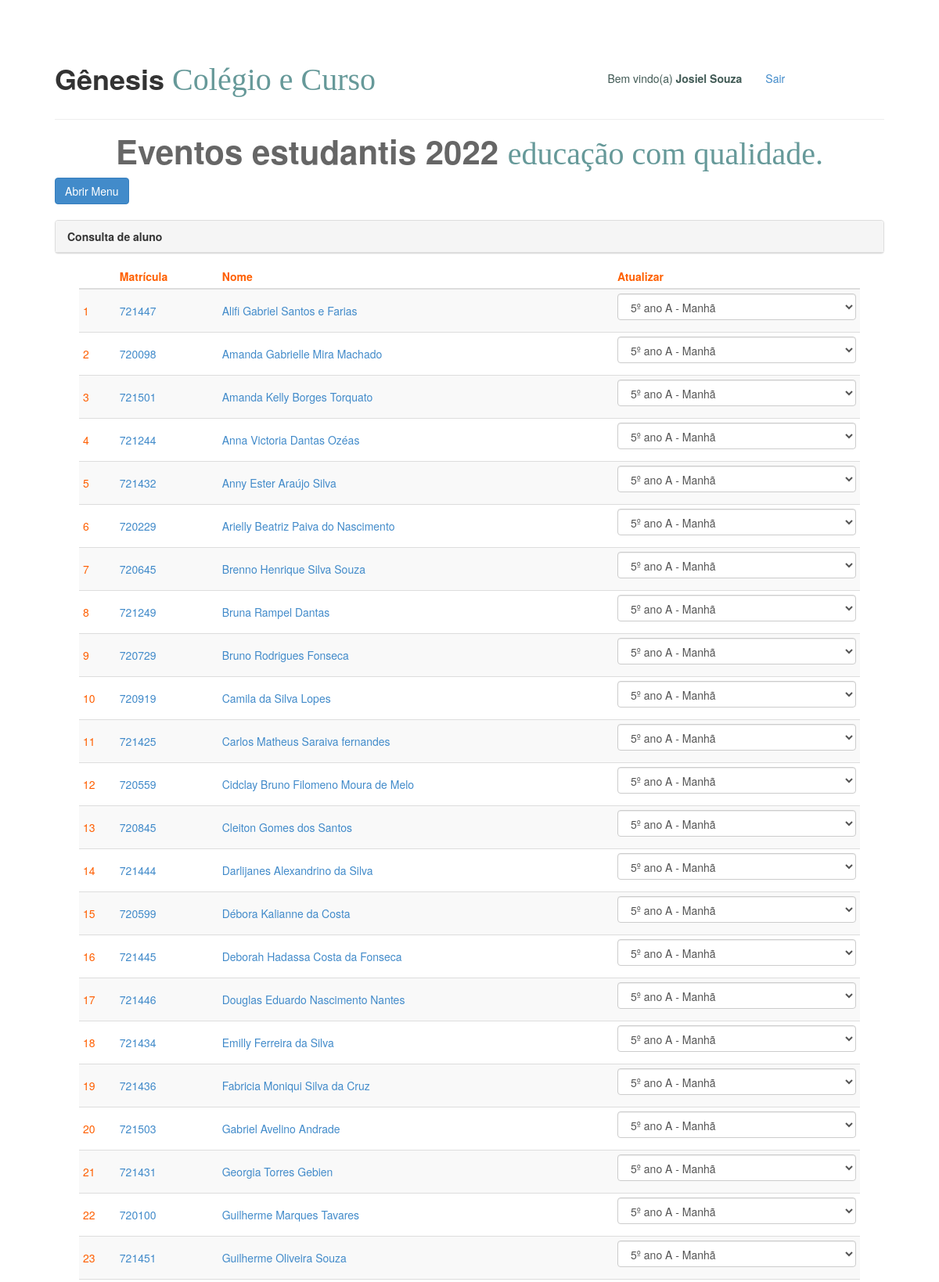
/eventos/listarturma.php?codturma=6 (signed in, upper part), run on the app's committed database.
### tables this page shows
CREATE TABLE `usuario` (
  `id_usuario` int(11) NOT NULL,
  `nome_usuario` varchar(200) NOT NULL,
  `login_usuario` int(20) NOT NULL,
  `senha_usuario` varchar(100) NOT NULL,
  `nivel_usuario` int(2) NOT NULL,
  `fk_id_turma` int(11) NOT NULL
);

### eventos/listarturma.php (the view, shortened to what this page needs)
<!DOCTYPE html>
<html lang="pt-br">
<head>
    <link href="css/bootstrap.min.css" rel="stylesheet">
    <link rel="stylesheet" href="https://maxcdn.bootstrapcdn.com/font-awesome/4.4.0/css/font-awesome.min.css">
    <link href="css/editor.css" type="text/css" rel="stylesheet"/>
    <link href="css/estilojss.css" rel="stylesheet">
    <link rel="stylesheet" href="css/estilo-publicacao.css" type="text/css">
    <link href="css/simple-sidebar.css" rel="stylesheet">
    <link href="css/sanfona.css" rel="stylesheet">
</head>
<body>
    <div id="wrapper">
        <div id="page-content-wrapper">
            <div class="container-fluid">
                <div class="row">
                    <div class="col-md-6">
                        <h1><?=nome_empresa_editado?></h1>
                    </div>
                    <div class="col-md-4">
                        <p style="color:#415A55;text-align:right;"><br />Bem vindo(a) <b><?=$_SESSION['nome']?></b></p>
                    </div>
                    <div class="col-md-2">
                        <p style="color:text-align:left;"><br /><a href="logout.php">Sair</a></p>
                    </div>
                </div>
                <hr />
                  <h1 class="titulo-local-h1">
                    <?=tema_projeto?>
                    <strong class="titulo-local-h2">
                      <?=subtema_projeto?>
                    </strong>
                  </h1>
                <a href="#menu-toggle" class="btn btn-primary" id="menu-toggle">Abrir Menu</a>
                <div class="list-group">
                  <br />
<div class="panel panel-default">
<div class="panel-heading"><strong>Consulta de aluno</strong></div>
<div class="panel-body texto-formulario-cadastro col-md-12">
  <div class="form-group col-md-12">
    <?php
      if(isset($_GET['codturma'])){
        $id_turma = $_GET['codturma'];
        $pdo = conectar();
        $sql = $pdo->prepare('SELECT id_usuario,nome_usuario,login_usuario FROM usuario WHERE fk_id_turma = "'.$id_turma.'" ORDER BY nome_usuario ASC');
        $sql->execute();
        $resultado = $sql->fetchAll(PDO::FETCH_OBJ);
        $sql_turma = $pdo->prepare('SELECT * FROM turma INNER JOIN turno ON turma.turno_turma = turno.id ORDER BY nivel,nome_turma ASC');
        $sql_turma->execute();
        $resultado_turma = $sql_turma->fetchAll(PDO::FETCH_OBJ);
        echo "<table class='table table-striped table-hover table-condensed'>";
        echo "<thead><tr>";
        echo "<th>&nbsp;</th>";
        echo "<th>Matrícula</th>";
        echo "<th>Nome</th>";
        echo "<th>Atualizar</th>";
        echo "</tr></thead>";
        echo "<tbody>";
        $cont=0;
        foreach ($resultado as $var){
          $cont++;
          echo "<tr>";
          echo "<td class='align-vertical'>".$cont."</td>";
          echo "<td class='align-vertical'><a href='#'>".$var->login_usuario."</a></td>";
          echo "<td class='align-vertical'><a href='#'>".utf8_encode($var->nome_usuario)."</a></td>";
          echo "<td class='align-vertical'>";
          echo "<select class='form-control'>";
          foreach ($resultado_turma as $var_turma){
            echo "<option><a href='1'>".utf8_encode($var_turma->nome_turma)." - ".utf8_encode($var_turma->nome)."</a></option>";
          }
          echo "</select>";
          echo "</td></tr>";
        }
        echo "</tbody></table>";
      }else{
        echo "Redirect...";
      }
    ?>
  </div>
</div>
</div>
                </div>
            </div>
        </div>
    </div>
</body>
</html>

### eventos/css/editor.css (style rules this page uses)
select, textarea, input[type="text"], input[type="password"], input[type="datetime"], input[type="datetime-local"], input[type="date"], input[type="month"], input[type="time"], input[type="week"], input[type="number"], input[type="email"], input[type="url"], input[type="search"], input[type="tel"], input[type="color"], .uneditable-input { height:auto; margin-bottom:10px; }
h1 { margin-top:10px; line-height:40px; }

### eventos/css/estilojss.css (style rules this page uses)
.titulo-local-h1 { color: #666666; font-size: 3em; font-weight: bolder; text-align: center; }
.titulo-local-h2 { color: #669999; font-size: 30pt; font-family:Brush Script MT,cursive; text-align: center; font-weight:normal; }
.texto-formulario-cadastro { color: #FF5F00; font-size: 1em; }
.align-vertical { vertical-align:middle !important; }

### eventos/css/estilo-publicacao.css (style rules this page uses)
select { border-radius: 4px; }

### eventos/css/simple-sidebar.css (style rules this page uses)
body { overflow-x: hidden; }
#wrapper { padding-left: 0; -webkit-transition: all 0.5s ease; -moz-transition: all 0.5s ease; -o-transition: all 0.5s ease; transition: all 0.5s ease; }
#page-content-wrapper { width: 100%; position: absolute; padding: 15px; }
@media (min-width:768px) { #wrapper { padding-left: 0; } }
@media (min-width:768px) { #page-content-wrapper { padding: 20px; position: relative; } }

### eventos/css/sanfona.css (style rules this page uses)
body { margin:50px; }

### data on the page
usuario: login_usuario "721447", nome_usuario "Alifi Gabriel Santos e Farias"
usuario: login_usuario "720098", nome_usuario "Amanda Gabrielle Mira Machado"
usuario: login_usuario "721501", nome_usuario "Amanda Kelly Borges Torquato"
usuario: login_usuario "721244", nome_usuario "Anna Victoria Dantas Ozéas"
usuario: login_usuario "721432", nome_usuario "Anny Ester Araújo Silva"
usuario: login_usuario "720229", nome_usuario "Arielly Beatriz Paiva do Nascimento"
usuario: login_usuario "720645", nome_usuario "Brenno Henrique Silva Souza"
usuario: login_usuario "721249", nome_usuario "Bruna Rampel Dantas"
usuario: login_usuario "720729", nome_usuario "Bruno Rodrigues Fonseca"
usuario: login_usuario "720919", nome_usuario "Camila da Silva Lopes"
usuario: login_usuario "721425", nome_usuario "Carlos Matheus Saraiva fernandes"
usuario: login_usuario "720559", nome_usuario "Cidclay Bruno Filomeno Moura de Melo"
usuario: login_usuario "720845", nome_usuario "Cleiton Gomes dos Santos"
usuario: login_usuario "721444", nome_usuario "Darlijanes Alexandrino da Silva"
usuario: login_usuario "720599", nome_usuario "Débora Kalianne da Costa"
usuario: login_usuario "721445", nome_usuario "Deborah Hadassa Costa da Fonseca"
usuario: login_usuario "721446", nome_usuario "Douglas Eduardo Nascimento Nantes"
usuario: login_usuario "721434", nome_usuario "Emilly Ferreira da Silva"
usuario: login_usuario "721436", nome_usuario "Fabricia Moniqui Silva da Cruz"
usuario: login_usuario "721503", nome_usuario "Gabriel Avelino Andrade"
usuario: login_usuario "721431", nome_usuario "Georgia Torres Gebien"
usuario: login_usuario "720100", nome_usuario "Guilherme Marques Tavares"
usuario: login_usuario "721451", nome_usuario "Guilherme Oliveira Souza"

### other printed values
nome_empresa_editado "Gênesis Colégio e Curso"
$_SESSION['nome'] "Josiel Souza"
tema_projeto "Eventos estudantis 2022"
subtema_projeto "educação com qualidade."
